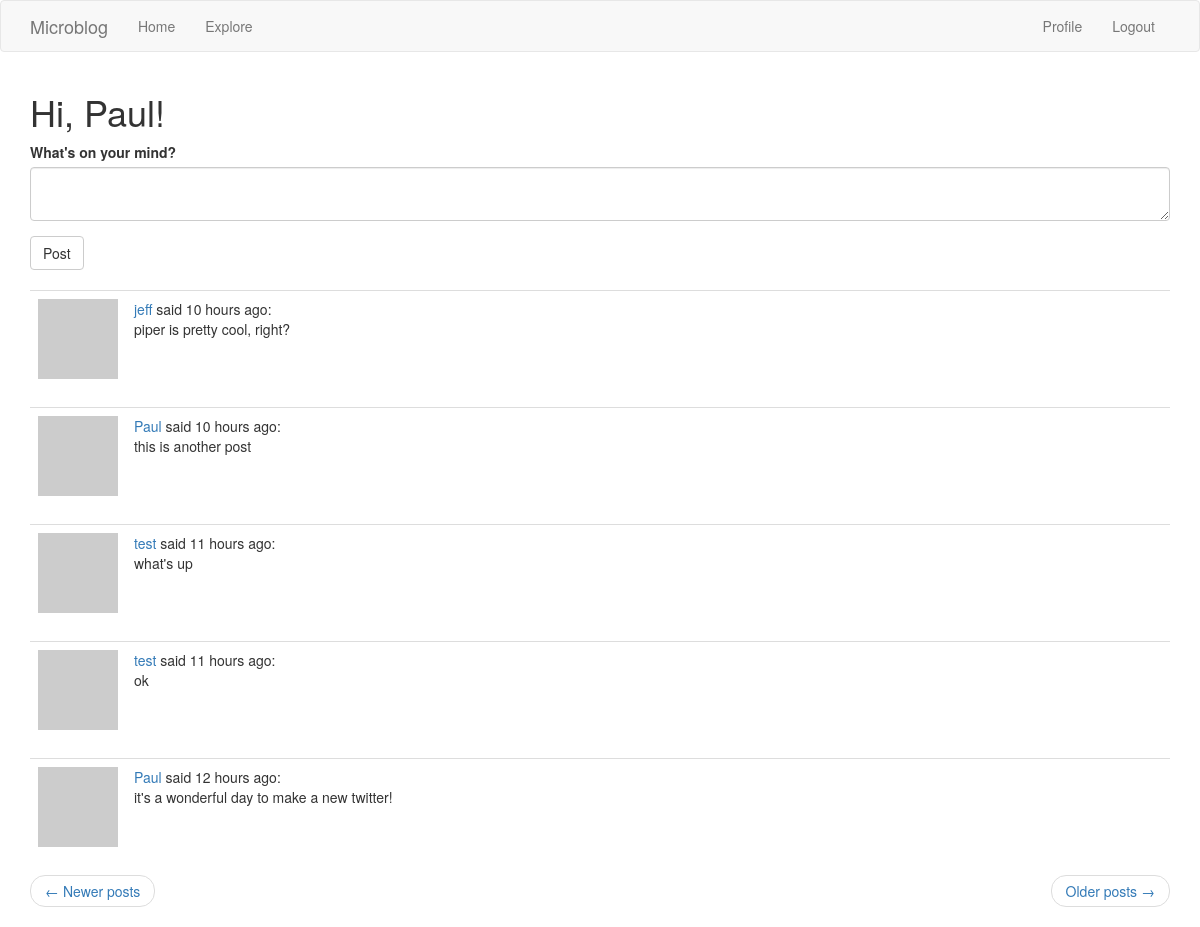
/index?page=3 (signed in), run on the app's committed database.
### app/models.py (models this page shows, shortened)
class User(UserMixin, db.Model):
    id = db.Column(db.Integer, primary_key=True)
    username = db.Column(db.String(64), index=True, unique=True)
    email = db.Column(db.String(120), index=True, unique=True)
    password_hash = db.Column(db.String(128))
    posts = db.relationship('Post', backref='author', lazy='dynamic')
    about_me = db.Column(db.String(140))
    last_seen = db.Column(db.DateTime, default=datetime.utcnow)
    followed = db.relationship(
        'User', secondary=followers,
        primaryjoin = (followers.c.follower_id == id),
        secondaryjoin = (followers.c.followed_id == id),
        backref = db.backref('followers', lazy='dynamic'), lazy='dynamic')
    @login.user_loader
    def load_user(id):
        return User.query.get(int(id))
    def avatar(self, size):
        digest = md5(self.email.lower().encode('utf-8')).hexdigest()
        return 'https://www.gravatar.com/avatar/{}?d=identicon&s={}'.format(digest, size)
    def followed_posts(self):
        followed = Post.query.join(
            followers, (followers.c.followed_id == Post.user_id)).filter(
                followers.c.follower_id == self.id)
        return followed.union(self.posts).order_by(Post.timestamp.desc())

class Post(db.Model):
    id = db.Column(db.Integer, primary_key=True)
    body = db.Column(db.String(140))
    timestamp = db.Column(db.DateTime, index=True, default=datetime.utcnow)
    user_id = db.Column(db.Integer, db.ForeignKey('user.id'))

### app/routes.py (the view)
@app.route('/', methods=['GET', 'POST'])
@app.route('/index', methods=['GET', 'POST'])
@login_required
def index():
    form = PostForm()
    if form.validate_on_submit():
        post = Post(body=form.post.data, author=current_user)
        db.session.add(post)
        db.session.commit()
        flash('Your post is now live!')
        return redirect(url_for('index'))
    page = request.args.get('page', 1, type=int)
    posts = current_user.followed_posts().paginate(page=page, per_page=app.config['POSTS_PER_PAGE'], error_out=False)
    next_url = url_for('index', page=posts.next_num) if posts.has_next else None
    prev_url = url_for('index', page=posts.prev_num) if posts.has_prev else None
    return render_template('index.html', title='Home', posts=posts.items, form=form, next_url=next_url, prev_url=prev_url)

### app/forms.py
class PostForm(FlaskForm):
    post = TextAreaField('What\'s on your mind?', validators=[DataRequired(), Length(min=1, max=140)])
    submit = SubmitField('Post')

### app/routes.py (called while the page is built)
@app.before_request
def before_request():
    if current_user.is_authenticated:
        current_user.last_seen = datetime.utcnow()
        db.session.commit()

### app/templates/index.html
{% extends "base.html" %}
{% import 'bootstrap/wtf.html' as wtf %}
{% block app_content %}
    <h1>Hi, {{ current_user.username }}!</h1>
    {% if form %}
    {{ wtf.quick_form(form) }}
    <br>
    {% endif %}
    {% for post in posts %}
        {% include '_post.html' %}
    {% endfor %}
    <nav aria-label="...">
        <ul class="pager">
            <li class="previous{% if not prev_url %} disabled{% endif %}">
                <a href="{{ prev_url or '#' }}">
                    <span aria-hidden="true">&larr;</span> Newer posts
                </a>
            </li>
            <li class="next{% if not next_url %} disabled{% endif %}">
                <a href="{{ next_url or '#' }}">
                    Older posts <span aria-hidden="true">&rarr;</span>
                </a>
            </li>
        </ul>
    </nav>
{% endblock %}

### app/templates/_post.html
    <table class="table table-hover">
        <tr>
            <td width="70px">
                <a href="{{ url_for('user', username=post.author.username) }}">
                    <img src="{{ post.author.avatar(70) }}" />
                </a>
            </td>
            <td>
                <a href="{{ url_for('user', username=post.author.username) }}">
                    {{ post.author.username }}
                </a>
                said {{ moment(post.timestamp).fromNow() }}:
                <br>
                {{ post.body }}
            </td>
        </tr>
    </table>

### data on the page
User: username "Paul"
Post: author.username "jeff", timestamp "10 hours ago", body "piper is pretty cool, right?"
Post: author.username "Paul", timestamp "10 hours ago", body "this is another post"
Post: author.username "test", timestamp "11 hours ago", body "what's up"
Post: author.username "test", timestamp "11 hours ago", body "ok"
Post: author.username "Paul", timestamp "12 hours ago", body "it's a wonderful day to make a new twitter!"
